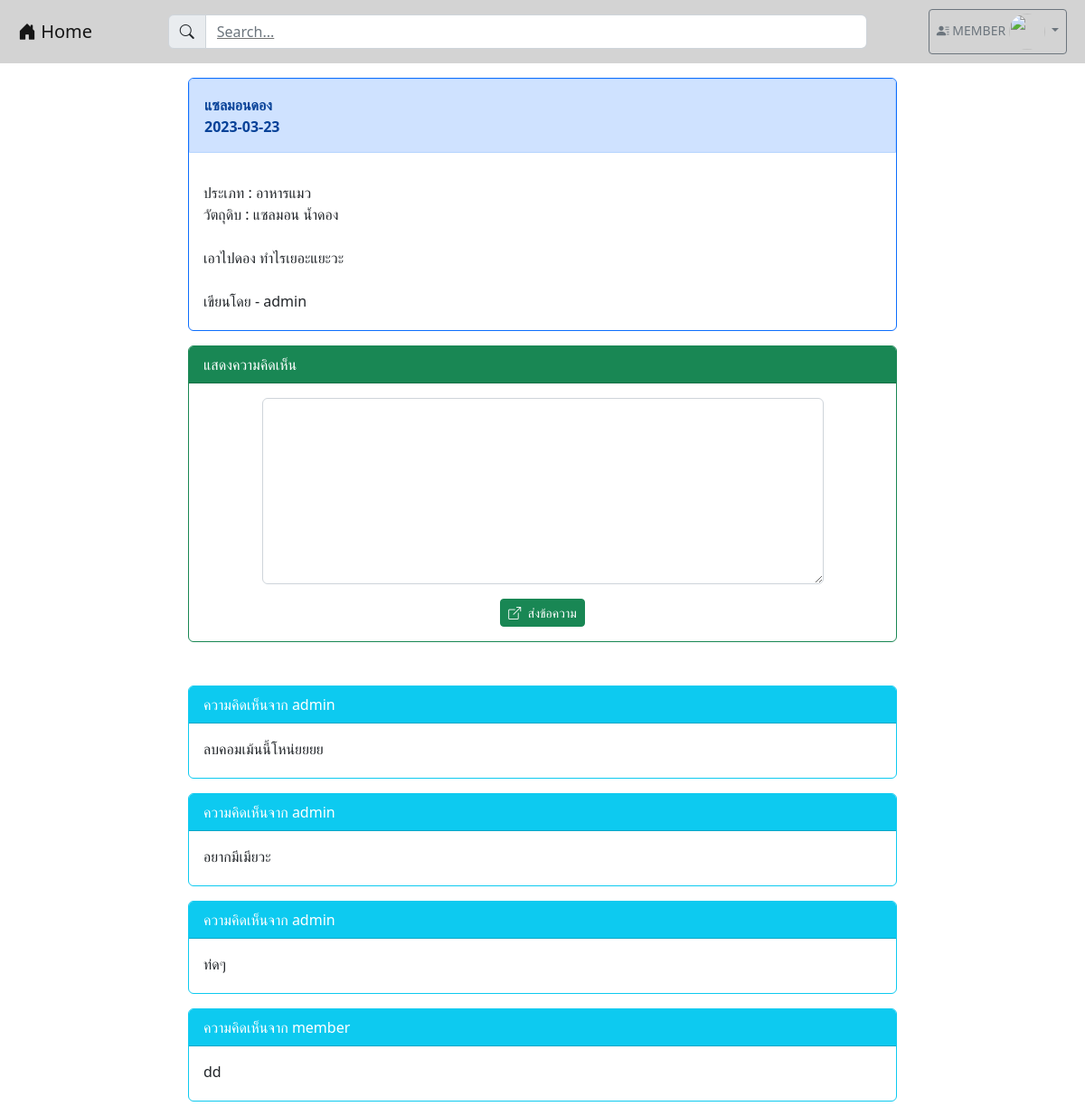
The app's page /post2.php?id=99 (signed in) with its own data.
### tables this page shows
CREATE TABLE `post` (
  `post_id` int(100) NOT NULL,
  `user_id` int(100) NOT NULL,
  `category_id` int(100) NOT NULL,
  `post_title` varchar(1000) NOT NULL,
  `post_ingredient` varchar(2024) NOT NULL,
  `post_content` varchar(2048) NOT NULL,
  `post_picture` longblob NOT NULL,
  `post_date` date NOT NULL,
  `post_like` int(100) NOT NULL,
  `post_dislike` int(100) NOT NULL,
  `post_view` int(100) NOT NULL
);

CREATE TABLE `category` (
  `category_id` int(100) NOT NULL,
  `category_tag` varchar(64) NOT NULL
);

CREATE TABLE `user` (
  `user_id` int(100) NOT NULL,
  `user_username` varchar(64) NOT NULL,
  `user_password` varchar(64) NOT NULL,
  `user_name` varchar(64) NOT NULL,
  `user_email` varchar(64) NOT NULL,
  `user_role` varchar(1) NOT NULL,
  `user_fname` varchar(100) NOT NULL,
  `user_lname` varchar(100) NOT NULL,
  `user_phone` int(10) NOT NULL,
  `user_exp` varchar(255) NOT NULL,
  `user_des` varchar(255) NOT NULL,
  `user_country` varchar(100) NOT NULL,
  `user_state` varchar(100) NOT NULL,
  `user_pic` longblob NOT NULL
);

CREATE TABLE `comment` (
  `comment_id` int(100) NOT NULL,
  `comment_content` varchar(200) NOT NULL,
  `comment_time` datetime(6) NOT NULL,
  `user_id` int(100) NOT NULL,
  `post_id` int(100) NOT NULL
);

### post2.php (the view, shortened to what this page needs)
<!DOCTYPE html>
<html lang="en">
<head>
    <link href="https://cdn.jsdelivr.net/npm/bootstrap@5.2.2/dist/css/bootstrap.min.css" rel="stylesheet">
    <link rel="stylesheet" href="https://cdn.jsdelivr.net/npm/bootstrap-icons@1.9.1/font/bootstrap-icons.css">
        <?php
        $id = $_GET['id'];
        ?>
</head>
<body>
    <?php
    include "nav.php";
    ?>
    <div class="container-xxl">
        <section class="col-md-8 mx-auto m-3">
            <?php
            isset($_GET['id']) ? $id = $_GET['id'] : header("Location: index.php");
            $server_name = "localhost";
            $username = "root";
            $password = "";
            $database = "webboard_recipes";
            $conn = new PDO("mysql:host=$server_name;dbname=$database;charset=utf8", "$username", "$password");
            $data = $conn->query("SELECT p.post_id, p.post_title, p.post_date,p.category_id,p.post_ingredient, p.post_content, u.user_username , p.user_id , u.user_id , c.category_tag , c.category_id
                                    FROM post p , user u , category c
                                    WHERE p.post_id = $id and p.category_id = c.category_id and u.user_id = p.user_id");
            if ($data !== false) {
                while ($row = $data->fetch()) {
                    $post_title = $row[1];
                    $post_date = $row[2];
                    $category_id = $row[3];
                    $post_ingredient = $row[4];
                    $post_content = $row[5];
                    $user_username = $row[6];
                    $category_id = $row[9];
                }
            }
            ?>
            <div class="card text-dark bg-white border-primary mb-3">
                <div class="card-header alert alert-primary">
                    <strong>
                        <?php
                            echo "$post_title <BR>";
                            echo "$post_date";
                        ?>
                    </strong>
                </div>
                <div class="card-body pb-1">
                    <div class="container row mb-3 justify-content-between">
                        <?php
                            echo "ประเภท : $category_id <BR>";
                            echo "วัตถุดิบ : $post_ingredient <BR><BR>";
                            echo "$post_content <BR><BR>";
                            echo "เขียนโดย - $user_username <BR>";
                        ?>
                    </div>
                </div>
            </div>
            <?php
            if (isset($_SESSION["id"])) {
            ?>
                <div class="card text-dark bg-white border-success">
                    <div class="card-header bg-success text-white">แสดงความคิดเห็น</div>
                    <div class="card-body">
                        <form action="post_save.php" method="post">
                            <div class="row mb-3 justify-content-center">
                                <div class="col-lg-10">
                                    <textarea name="comment" class="form-control" rows="8"></textarea>
                                </div>
                            </div>
                            <div class="row">
                                <div class="col-lg-12">
                                    <center>
                                        <button type="submit" class="btn btn-success btn-sm text-white">
                                            <i class="bi bi-box-arrow-up-right me-1"></i>
                                            ส่งข้อความ
                                        </button>
                                    </center>
                                </div>
                            </div>
                        </form>
                    </div>
                </div>
                <br><br>
            <?php
            }
            ?>
            <?php
            $conn = new PDO("mysql:host=$server_name;dbname=$database;charset=utf8", "$username", "$password");
            $comment = $conn->query("SELECT p.post_id, u.user_username, u.user_id, c.comment_content, c.user_id, c.comment_id, c.post_id
                FROM post p , user u , comment c
                WHERE p.post_id = c.post_id AND c.user_id = u.user_id AND c.post_id = $id ORDER BY c.comment_id ASC");
            if ($comment !== false) {
                while ($comm = $comment->fetch()) {
            ?>
                    <div class="card text-dark bg-white border-info mb-3">
                        <div class="card-header bg-info text-white">
                            <?php echo "ความคิดเห็นจาก " . $comm['1']; ?>
                        </div>
                        <div class="card-body pb-1">
                            <div class="container row mb-3 justify-content-between">
                                <?php
                                echo $comm['3'];
                                ?>
                            </div>
                        </div>
                    </div>
            <?php
                }
            }
            ?>
        </section>
    </div>
</body>
</html>

### records on screen
post: post_title "แซลมอนดอง", post_date "2023-03-23", category.category_tag "อาหารแมว", post_ingredient "แซลมอน น้ำดอง", post_content "เอาไปดอง ทำไรเยอะแยะวะ", user.user_username "admin"
comment: user.user_username "admin", comment_content "ลบคอมเม้นนี้โหน่ยยยย"
comment: user.user_username "admin", comment_content "อยากมีเมียวะ"
comment: user.user_username "admin", comment_content "ท่ดๆ"
comment: user.user_username "member", comment_content "dd"

### other values on screen
$_SESSION['username'] "MEMBER"
